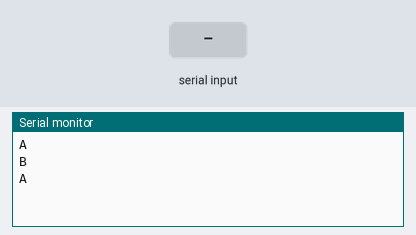
Recording of a sketch running on a simulated Arduino Mega 2560, built with avr-gcc and run on an emulated ATmega2560. Parts: the last lines printed to the serial monitor. The test bench sets the inputs (shaded band).

Above: at 2.2 s.
2.3 s: "1\n" received over the second serial link
At 3.6 s:
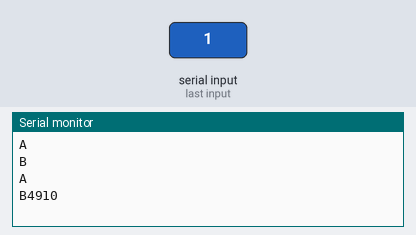
3.8 s: "0\n" received over the second serial link
5.3 s: "2\n" received over the second serial link
At 8.2 s:
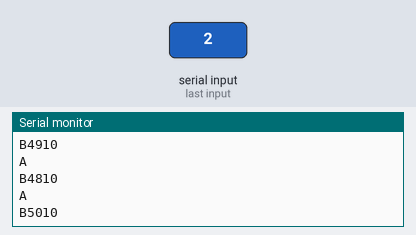

The sketch:

SendNReceive.ino
```cpp
void setup() {
  // put your setup code here, to run once:
  //Initialize serial and wait for port to open:
  Serial.begin(9600);
  Serial1.begin(9600);


}

void loop() {
  // put your main code here, to run repeatedly:

  Serial1.print('A');
  Serial.print('A');
  Serial.print('\n');
  delay(1000);
  Serial1.print('B');
  Serial.print('B');
  delay(100);
  while (Serial1.available() > 0) {
    int SW_val = Serial1.read();
    Serial.print(SW_val);
  }
  delay(1000);
  Serial.print('\n');

}
```

Measured:
- after the input at 2.3 s, the serial monitor: prints a new line after 0.80 s (image 1)
- after the input at 5.3 s, the serial monitor: prints a new line after 2.0 s (image 2)
